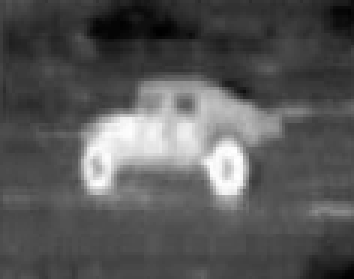
%> input picture LGD_source_code/1.bmp, 118 x 93 px (shown 3 times larger)
$ octave Demo_LGD_1.m   (GNU Octave 9; MATLAB toolbox functions it lacks are replaced by stand-ins)
%> lines starting %> are read from the running program, lines starting %| are printed output that depends on the picture
### LGD_source_code/evolution_LGD.m
% This is the evolution step for segmentation using local gaussian distribution (LGD)
% fitting energy
%
% Reference: <Li Wang, Lei He, Arabinda Mishra, Chunming Li.
% Active Contours Driven by Local Gaussian Distribution Fitting Energy.
% Signal Processing, 89(12), 2009,p. 2435-2447>
%
% Please DO NOT distribute this code to anybody.
% Copyright (c) by Li Wang
%
% Author:       Li Wang
% E-mail:       li_wang@med.unc.edu
% URL:          http://www.unc.edu/~liwa/
%
% 2010-01-02 PM

function [u ]= evolution_LGD(Img,u,epsilon,Ksigma,KONE,KI,KI2,mu,nu,lambda1,lambda2,timestep,alf)

u=NeumannBound(u);
K=curvature_central(u);
H=Heaviside(u,epsilon);
Delta = Dirac(u,epsilon);

KIH = imfilter((H.*Img),Ksigma,'replicate');
KH = imfilter(H,Ksigma,'replicate');
u1= KIH./(KH);
u2 = (KI - KIH)./(KONE - KH);

KI2H = imfilter(Img.^2.*H,Ksigma,'replicate');

sigma1 = (u1.^2.*KH - 2.*u1.*KIH + KI2H)./(KH);
sigma2 = (u2.^2.*KONE - u2.^2.*KH - 2.*u2.*KI + 2.*u2.*KIH + KI2 - KI2H)./(KONE-KH);

sigma1 = sigma1 + eps;
sigma2 = sigma2 + eps;


localForce = (lambda1 - lambda2).*KONE.*log(sqrt(2*pi)) ...
    + imfilter(lambda1.*log(sqrt(sigma1)) - lambda2.*log(sqrt(sigma2)) ...
    +lambda1.*u1.^2./(2.*sigma1) - lambda2.*u2.^2./(2.*sigma2) ,Ksigma,'replicate')...
    + Img.*imfilter(lambda2.*u2./sigma2 - lambda1.*u1./sigma1,Ksigma,'replicate')...
    + Img.^2.*imfilter(lambda1.*1./(2.*sigma1) - lambda2.*1./(2.*sigma2) ,Ksigma,'replicate');

A = -alf.*Delta.*localForce;%data force
P=mu*(4*del2(u) - K);% level set regularization term, please refer to "Chunming Li and et al. Level Set Evolution Without Re-initialization: A New Variational Formulation, CVPR 2005"
L=nu.*Delta.*K;%length term
u = u+timestep*(L+P+A);

return;


function g = NeumannBound(f)
[nrow,ncol] = size(f);
g = f;
g([1 nrow],[1 ncol]) = g([3 nrow-2],[3 ncol-2]);
g([1 nrow],2:end-1) = g([3 nrow-2],2:end-1);
g(2:end-1,[1 ncol]) = g(2:end-1,[3 ncol-2]);


function K = curvature_central(u);
[bdx,bdy]=gradient(u);
mag_bg=sqrt(bdx.^2+bdy.^2)+1e-10;
nx=bdx./mag_bg;
ny=bdy./mag_bg;
[nxx,nxy]=gradient(nx);
[nyx,nyy]=gradient(ny);
K=nxx+nyy;


function h = Heaviside(x,epsilon)
h=0.5*(1+(2/pi)*atan(x./epsilon));

function f = Dirac(x, epsilon)
f=(epsilon/pi)./(epsilon^2.+x.^2);

### LGD_source_code/Demo_LGD_1.m
% This is a demo for segmentation using local gaussian distribution (LGD)
% fitting energy
%
% Reference: <Li Wang, Lei He, Arabinda Mishra, Chunming Li.
% Active Contours Driven by Local Gaussian Distribution Fitting Energy.
% Signal Processing, 89(12), 2009,p. 2435-2447>
%
% Please DO NOT distribute this code to anybody.
% Copyright (c) by Li Wang
%
% Author:       Li Wang
% E-mail:       li_wang@med.unc.edu
% URL:          http://www.unc.edu/~liwa/
%
% 2010-01-02 PM


clc;clear all;close all;

Img=imread('1.bmp');
%> Img is the input picture: size 93x118 uint8; min 0, max 255, mean 86.8
Img = double(Img(:,:,1));
%> Img: size 93x118 double

NumIter = 300; %iterations
timestep=0.1; %time step
mu=0.1/timestep;% level set regularization term, please refer to "Chunming Li and et al. Level Set Evolution Without Re-initialization: A New Variational Formulation, CVPR 2005"
sigma = 3;%size of kernel
epsilon = 1;
c0 = 2; % the constant value
lambda1=1.0;%outer weight, please refer to "Chunming Li and et al,  Minimization of Region-Scalable Fitting Energy for Image Segmentation, IEEE Trans. Image Processing, vol. 17 (10), pp. 1940-1949, 2008"
lambda2=1.0;%inner weight
%if lambda1>lambda2; tend to inflate
%if lambda1<lambda2; tend to deflate
nu = 0.001*255*255;%length term
alf = 30;%data term weight


figure,imagesc(uint8(Img),[0 255]),colormap(gray),axis off;axis equal
[Height Wide] = size(Img);
%> Height = 93; Wide = 118
[xx yy] = meshgrid(1:Wide,1:Height);
phi = (sqrt(((xx - 65).^2 + (yy - 40).^2 )) - 20);
phi = sign(phi).*c0;


Ksigma=fspecial('gaussian',round(2*sigma)*2 + 1,sigma); %  kernel
ONE=ones(size(Img));
KONE = imfilter(ONE,Ksigma,'replicate');
KI = imfilter(Img,Ksigma,'replicate');
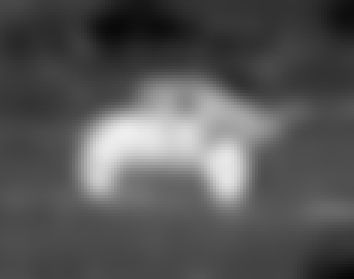
%> KI: size 93x118 double (shown 3 times larger); min 6.76, max 238.8, mean 86.8
KI2 = imfilter(Img.^2,Ksigma,'replicate');
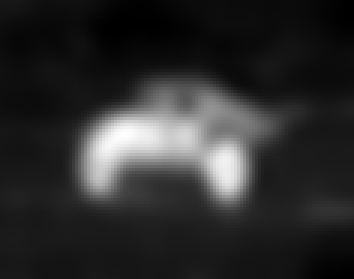
%> KI2: size 93x118 double (shown 3 times larger); min 118.8, max 57183.2, mean 10100.7; drawn with min black and max white


figure,imagesc(uint8(Img),[0 255]),colormap(gray),axis off;axis equal,
hold on,[c,h] = contour(phi,[0 0],'r','linewidth',1); hold off
%> after `[c,h] = contour(phi,[0 0],'r','linewidth',1)`: h = -79.88
pause(0.5)

tic
for iter = 1:NumIter
    phi =evolution_LGD(Img,phi,epsilon,Ksigma,KONE,KI,KI2,mu,nu,lambda1,lambda2,timestep,alf);

    if(mod(iter,25) == 0)
        figure(2),
        imagesc(uint8(Img),[0 255]),colormap(gray),axis off;axis equal,title(num2str(iter))
        hold on,[c,h] = contour(phi,[0 0],'r','linewidth',1); hold off
        pause(0.02);
    end

end
%> this loop made 300 passes
%> pass 1, in evolution_LGD, `KIH = imfilter((H.*Img),Ksigma,'replicate');`:
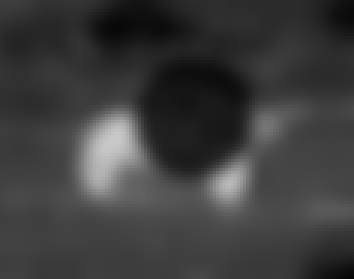
%> KIH: size 93x118 double (shown 3 times larger); min 5.76, max 201.6, mean 61
%> pass 1, in evolution_LGD, `KI2H = imfilter(Img.^2.*H,Ksigma,'replicate');`:
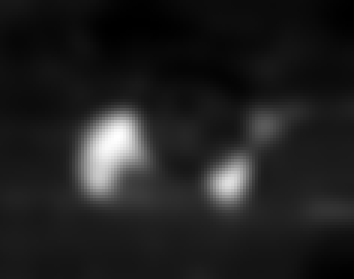
%> KI2H: size 93x118 double (shown 3 times larger); min 101.3, max 47906.6, mean 6253; drawn with min black and max white
%> after the loop:
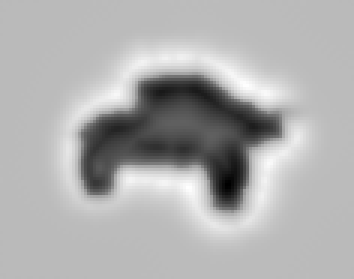
%> phi: size 93x118 double (shown 3 times larger); min -14.67, max 10.97, mean 2.93; drawn with min black and max white
%> after the loop, c = 252 columns, first 8: [0 53.29 54 55 56 57 58 59; 251 26 25.74 25.54 25.42 25.39 25.39 25.39]; h = -75.63
%> after the loop:
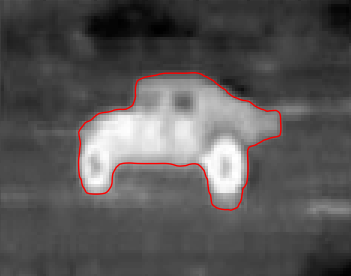
%> figure redrawn from the program's plot data; shown 3 times larger; its title reads '300'
toc

$ run again, with LGD_source_code/2.bmp copied over LGD_source_code/1.bmp
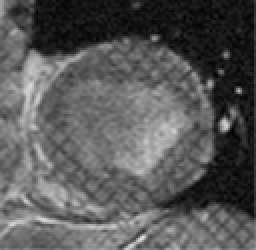
%> input picture LGD_source_code/2.bmp, 128 x 125 px (shown 2 times larger)
%> Img is the input picture: size 125x128x3 uint8; min 1, max 224, mean 88.1
%> Img: size 125x128 double
%> the loop `for iter = 1:NumIter` made 300 passes
%> after the loop `for iter = 1:NumIter`:
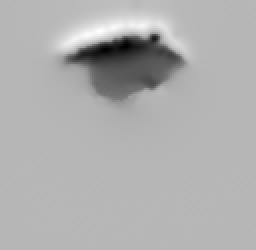
%> phi: size 125x128 double (shown 2 times larger); min -11.12, max 10.02, mean 3.47; drawn with min black and max white
%> after the loop `for iter = 1:NumIter`: c = 194 columns, first 8: [0 75.52 76 77 78 79 79.97 80; 193 18 17.6 17.35 17.32 17.44 18 18.03]; h = -75.63
%> after the loop `for iter = 1:NumIter`:
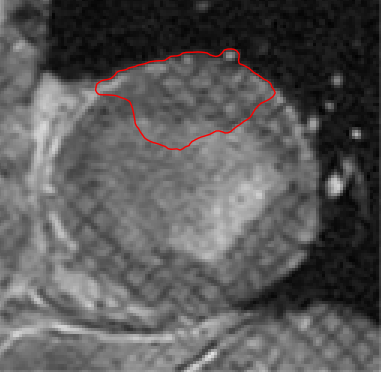
%> figure redrawn from the program's plot data; shown 3 times larger; its title reads '300'

$ run again, with LGD_source_code/3.bmp copied over LGD_source_code/1.bmp
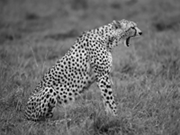
%> input picture LGD_source_code/3.bmp, 180 x 135 px
%> Img is the input picture: size 135x180 uint8; min 0, max 255, mean 107.9
%> Img: size 135x180 double
%> the loop `for iter = 1:NumIter` made 300 passes
%> after the loop `for iter = 1:NumIter`:
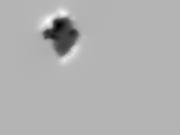
%> phi: size 135x180 double; min -9.61, max 9.76, mean 3.82; drawn with min black and max white
%> after the loop `for iter = 1:NumIter`: c = 150 columns, first 8: [0 58.48 59 60 61 62 63 64; 149 19 18.94 18.83 18.98 18.73 18.69 18.63]; h = -75.63
%> after the loop `for iter = 1:NumIter`:
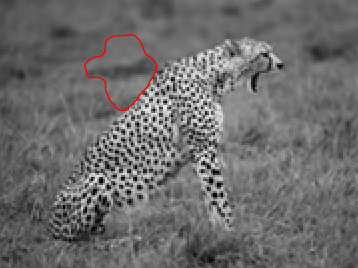
%> figure redrawn from the program's plot data; shown 2 times larger; its title reads '300'

$ run again, with LGD_source_code/4.bmp copied over LGD_source_code/1.bmp
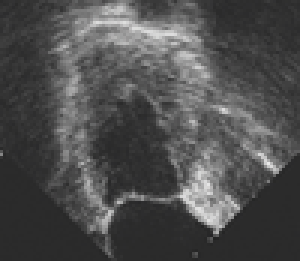
%> input picture LGD_source_code/4.bmp, 100 x 87 px (shown 3 times larger)
%> Img is the input picture: size 87x100x3 uint8; mean R, G, B 78.3, 78.3, 78.3
%> Img: size 87x100 double
%> the loop `for iter = 1:NumIter` made 300 passes
%> after the loop `for iter = 1:NumIter`:
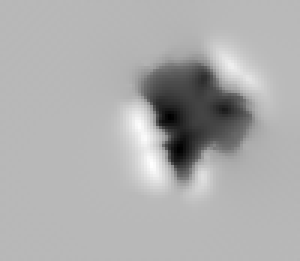
%> phi: size 87x100 double (shown 3 times larger); min -9.77, max 9.36, mean 3.29; drawn with min black and max white
%> after the loop `for iter = 1:NumIter`: c = 170 columns, first 8: [0 56.61 57 58 59 59.49 60 60.32; 163 22 21.9 21.83 21.96 22 22.05 22]; h = -76.33
%> after the loop `for iter = 1:NumIter`:
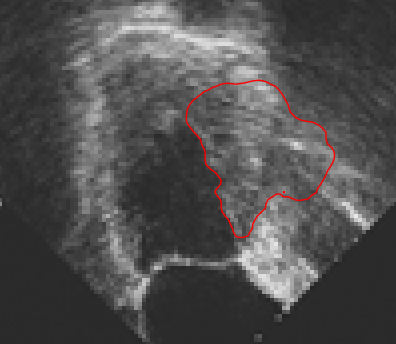
%> figure redrawn from the program's plot data; shown 4 times larger; its title reads '300'
